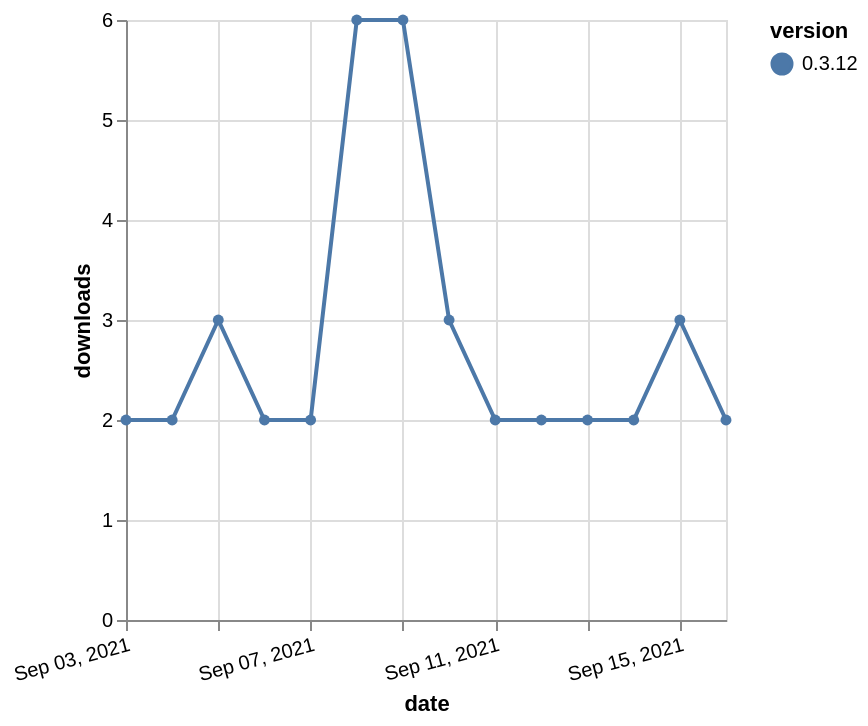

Vega-Lite specification for this chart:
### Vega-Lite specification from a JSON file in a GitHub repository (floating-point values rounded to 4 significant figures)
{"$schema": "https://vega.github.io/schema/vega-lite/v5.json", "description": "A simple bar chart with embedded data.", "data": {"values": [{"date": "2021-09-03", "total": 4630, "delta": 2, "version": "0.3.12"}, {"date": "2021-09-04", "total": 4632, "delta": 2, "version": "0.3.12"}, {"date": "2021-09-05", "total": 4635, "delta": 3, "version": "0.3.12"}, {"date": "2021-09-06", "total": 4637, "delta": 2, "version": "0.3.12"}, {"date": "2021-09-07", "total": 4639, "delta": 2, "version": "0.3.12"}, {"date": "2021-09-08", "total": 4645, "delta": 6, "version": "0.3.12"}, {"date": "2021-09-09", "total": 4651, "delta": 6, "version": "0.3.12"}, {"date": "2021-09-10", "total": 4654, "delta": 3, "version": "0.3.12"}, {"date": "2021-09-11", "total": 4656, "delta": 2, "version": "0.3.12"}, {"date": "2021-09-12", "total": 4658, "delta": 2, "version": "0.3.12"}, {"date": "2021-09-13", "total": 4660, "delta": 2, "version": "0.3.12"}, {"date": "2021-09-14", "total": 4662, "delta": 2, "version": "0.3.12"}, {"date": "2021-09-15", "total": 4665, "delta": 3, "version": "0.3.12"}, {"date": "2021-09-16", "total": 4667, "delta": 2, "version": "0.3.12"}]}, "width": "container", "mark": {"type": "line", "point": {"filled": true}}, "encoding": {"x": {"field": "date", "type": "temporal", "timeUnit": "yearmonthdate", "title": "date", "axis": {"labelAngle": -15}}, "y": {"field": "delta", "type": "quantitative", "title": "downloads"}, "color": {"field": "version", "type": "nominal"}, "tooltip": {"field": "delta"}}}
